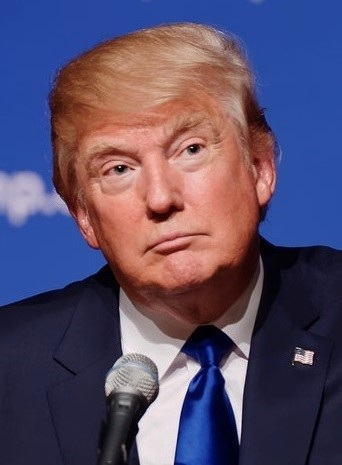
#> input picture week_06_and_07_Projects/ML-Lec09-project3/ML-Lec09/FeatureDescriptors_and_FaceDetection/Trump.jpg, 342 x 465 px
$ jupyter execute face_detection.ipynb
#> lines starting #> are read from the running program, lines starting #| are printed output that depends on the picture; after the words box and inside, x2 and y2 are one past the last pixel; in counts of white or black regions, pixels touching at a corner belong together
## Haar Cascade

* Haar Cascade is an object detection method used to identify objects such as faces, eyes, and other features in images.
* It is based on Haar-like features, which are simple rectangular patterns used to detect edges, lines, and textures.
* The method uses a cascade of classifiers trained with positive and negative images to recognize specific objects efficiently.
* The Haar cascade algorithm was developed by Paul Viola and Michael Jones in 2001 in their paper titled `"Rapid Object Detection using a Boosted Cascade of Simple Features."`
* The method was designed for fast face detection and became widely used due to its efficiency in real-time applications.
* It is a conventional machine learning-based object detection method.

### Different Haar Cascades for Face, Eye, etc.
Haar cascades are pre-trained classifiers available in OpenCV for detecting different objects. Some commonly used Haar cascade classifiers include:

* **haarcascade_frontalface_default.xml** → Detects frontal faces
* **haarcascade_frontalface_alt.xml** → Alternative frontal face detection
* **haarcascade_eye.xml** → Detects eyes
* **haarcascade_eye_tree_eyeglasses.xml** → Detects eyes even with glasses
* **haarcascade_smile.xml** → Detects smiles
* **haarcascade_fullbody.xml** → Detects full body
* **haarcascade_car.xml** → Detects cars

## Face Detection

[cell 1]
import cv2
import matplotlib.pyplot as plt

[cell 2]
def imshow(image, title=None, size=5):
    imgType = image.shape
    plt.figure(figsize=(size, size))
    if len(imgType)>2:
        plt.imshow(cv2.cvtColor(image, cv2.COLOR_BGR2RGB), 'gray')
    else:
        plt.imshow(image, 'gray')
    plt.title(title)
    plt.axis('off')
    plt.show()

[cell 3]
image = cv2.imread('./Trump.jpg')
#> image is the input picture: shape (465, 342, 3); mean B, G, R 104.9, 77.8, 89.5
imshow(image, 'InputImage')
gray = cv2.cvtColor(image, cv2.COLOR_BGR2GRAY)
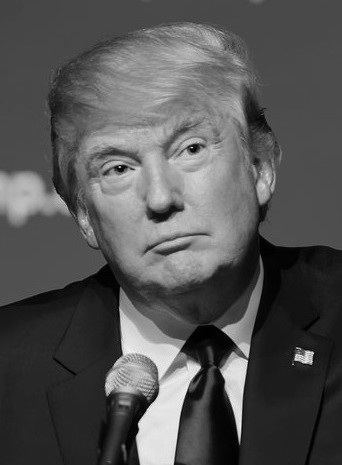
#> gray: shape (465, 342); min 0, max 252, mean 84.4
cascade = cv2.CascadeClassifier('./haarcascade_frontalface_default.xml')
face = cascade.detectMultiScale(gray, scaleFactor=1.05, minNeighbors=5,
                                minSize=(30, 30))
#> face = [[54, 68, 212, 212]]
for x,y, w,h in face:
    cv2.rectangle(image, (x,y),(x+w, y+h), (0,0,255), 2)
#> this loop made 1 pass
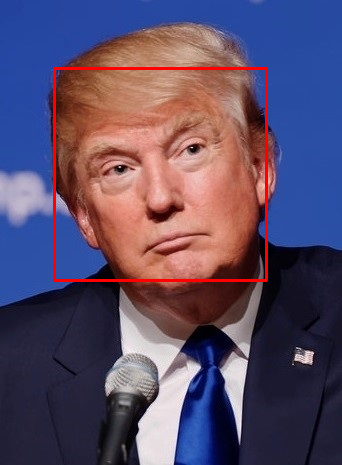
#> image: shape (465, 342, 3); 1.6% of pixels changed, all inside (x1, y1, x2, y2) = (53, 67, 268, 282)
imshow(image, 'FaceImage')

[cell 4]
image = cv2.imread('./DownlaodImage.jpg')
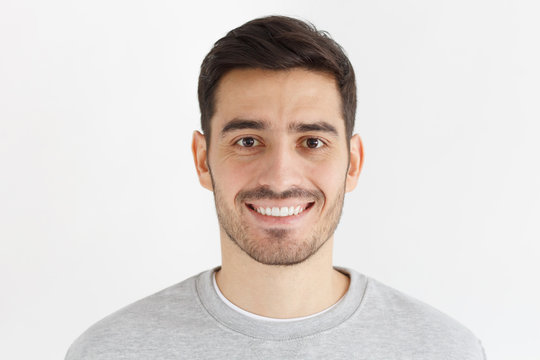
#> input picture week_06_and_07_Projects/ML-Lec09-project3/ML-Lec09/FeatureDescriptors_and_FaceDetection/DownlaodImage.jpg, 540 x 360 px
#> image is the input picture: shape (360, 540, 3); mean B, G, R 211.8, 215.7, 222.7
imshow(image, 'InputImage')
gray = cv2.cvtColor(image, cv2.COLOR_BGR2GRAY)
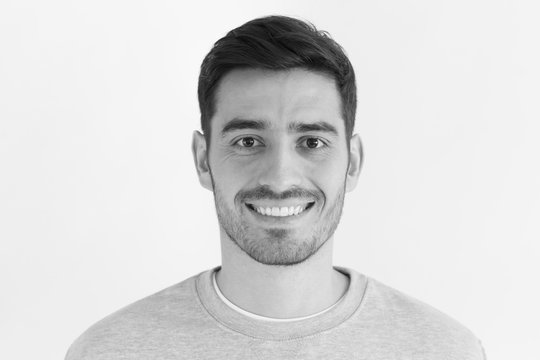
#> gray: shape (360, 540); min 4, max 255, mean 217.4
cascade = cv2.CascadeClassifier('./haarcascade_frontalface_default.xml')
face = cascade.detectMultiScale(gray, scaleFactor=1.05, minNeighbors=5,
                                minSize=(30, 30))
#> face = [[181, 62, 198, 198]]
for (x,y,w,h) in face:
    cv2.rectangle(image, (x,y), (x+w, y+h), (127,0,255),2)
#> this loop made 1 pass
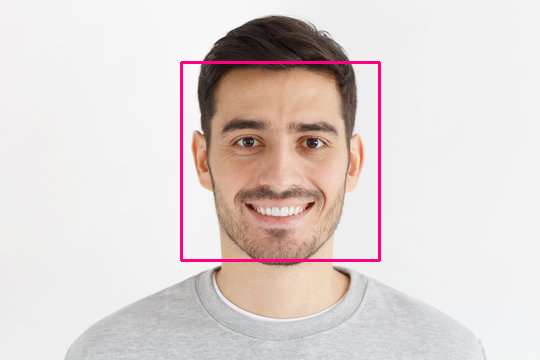
#> image: shape (360, 540, 3); 1.22% of pixels changed, all inside (x1, y1, x2, y2) = (180, 61, 381, 262)
imshow(image, 'Face')

[cell 5]
image = cv2.imread('./multiplefaces.jpg')
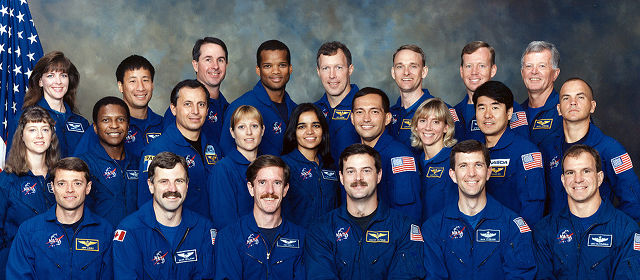
#> input picture week_06_and_07_Projects/ML-Lec09-project3/ML-Lec09/FeatureDescriptors_and_FaceDetection/multiplefaces.jpg, 640 x 280 px
#> image is the input picture: shape (280, 640, 3); mean B, G, R 102.4, 79.3, 71.3
imshow(image, 'InputImage')
gray = cv2.cvtColor(image, cv2.COLOR_BGR2GRAY)
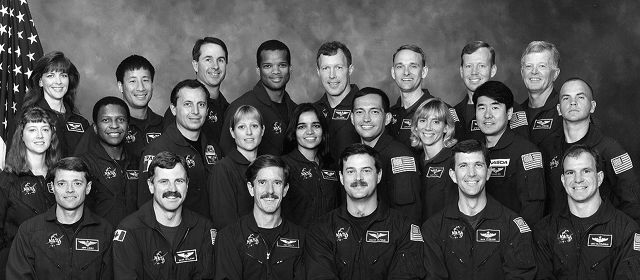
#> gray: shape (280, 640); min 0, max 255, mean 79.5
cascade = cv2.CascadeClassifier('./haarcascade_frontalface_default.xml')
face = cascade.detectMultiScale(gray, scaleFactor=1.05, minNeighbors=5,
                                minSize=(30, 30))
#> face = 23 rows, first 6: [195, 45, 37, 37], [257, 51, 37, 37], [388, 51, 40, 40], [457, 52, 36, 36], [517, 51, 38, 38], [314, 54, 37, 37]
for (x,y,w,h) in face:
    cv2.rectangle(image, (x,y), (x+w, y+h), (127,0,255),2)
#> this loop made 23 passes
#> (x, y, w, h) on passes 1 to 12: (195, 45, 37, 37), (257, 51, 37, 37), (388, 51, 40, 40), (457, 52, 36, 36), (517, 51, 38, 38), (314, 54, 37, 37), (40, 63, 35, 35), (120, 67, 36, 36), (552, 81, 43, 43), (173, 89, 41, 41), (470, 93, 38, 38), (347, 95, 42, 42)
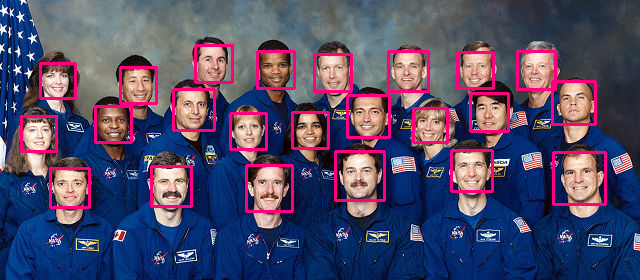
#> image: shape (280, 640, 3); 5.99% of pixels changed, all inside (x1, y1, x2, y2) = (20, 44, 607, 213)
imshow(image, 'MultipleFaces')
